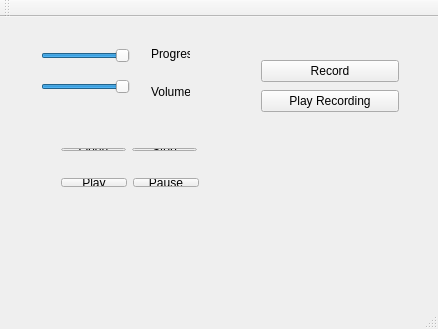
<?xml version="1.0" encoding="UTF-8"?>
<ui version="4.0">
 <class>MainWindow</class>
 <widget class="QMainWindow" name="MainWindow">
  <property name="geometry">
   <rect>
    <x>0</x>
    <y>0</y>
    <width>438</width>
    <height>329</height>
   </rect>
  </property>
  <property name="windowTitle">
   <string>MainWindow</string>
  </property>
  <widget class="QWidget" name="centralWidget">
   <widget class="QWidget" name="layoutWidget">
    <property name="geometry">
     <rect>
      <x>50</x>
      <y>120</y>
      <width>158</width>
      <height>25</height>
     </rect>
    </property>
    <layout class="QHBoxLayout" name="horizontalLayout">
     <item>
      <widget class="QPushButton" name="openButton">
       <property name="text">
        <string>Open</string>
       </property>
      </widget>
     </item>
     <item>
      <widget class="QPushButton" name="stopButton">
       <property name="text">
        <string>Stop</string>
       </property>
      </widget>
     </item>
    </layout>
   </widget>
   <widget class="QWidget" name="layoutWidget">
    <property name="geometry">
     <rect>
      <x>30</x>
      <y>10</y>
      <width>111</width>
      <height>90</height>
     </rect>
    </property>
    <layout class="QVBoxLayout" name="verticalLayout">
     <item>
      <widget class="QSlider" name="progressSlider">
       <property name="maximum">
        <number>100</number>
       </property>
       <property name="value">
        <number>100</number>
       </property>
       <property name="orientation">
        <enum>Qt::Horizontal</enum>
       </property>
      </widget>
     </item>
     <item>
      <widget class="QSlider" name="volumeSlider">
       <property name="maximum">
        <number>100</number>
       </property>
       <property name="value">
        <number>100</number>
       </property>
       <property name="orientation">
        <enum>Qt::Horizontal</enum>
       </property>
      </widget>
     </item>
    </layout>
   </widget>
   <widget class="QWidget" name="verticalLayoutWidget">
    <property name="geometry">
     <rect>
      <x>140</x>
      <y>10</y>
      <width>61</width>
      <height>91</height>
     </rect>
    </property>
    <layout class="QVBoxLayout" name="verticalLayout_2">
     <item>
      <widget class="QLabel" name="progressLabel">
       <property name="text">
        <string>Progress</string>
       </property>
      </widget>
     </item>
     <item>
      <widget class="QLabel" name="volumeLabel">
       <property name="text">
        <string>Volume</string>
       </property>
      </widget>
     </item>
    </layout>
   </widget>
   <widget class="QWidget" name="horizontalLayoutWidget">
    <property name="geometry">
     <rect>
      <x>50</x>
      <y>150</y>
      <width>160</width>
      <height>31</height>
     </rect>
    </property>
    <layout class="QHBoxLayout" name="horizontalLayout_3">
     <item>
      <widget class="QPushButton" name="playButton">
       <property name="text">
        <string>Play</string>
       </property>
      </widget>
     </item>
     <item>
      <widget class="QPushButton" name="pauseButton">
       <property name="text">
        <string>Pause</string>
       </property>
      </widget>
     </item>
    </layout>
   </widget>
   <widget class="QWidget" name="verticalLayoutWidget_2">
    <property name="geometry">
     <rect>
      <x>250</x>
      <y>30</y>
      <width>160</width>
      <height>80</height>
     </rect>
    </property>
    <layout class="QVBoxLayout" name="verticalLayout_4">
     <item>
      <widget class="QPushButton" name="recordButton">
       <property name="text">
        <string>Record</string>
       </property>
      </widget>
     </item>
     <item>
      <widget class="QPushButton" name="playRecordingButton">
       <property name="text">
        <string>Play Recording</string>
       </property>
      </widget>
     </item>
    </layout>
   </widget>
   <zorder>layoutWidget</zorder>
   <zorder>layoutWidget</zorder>
   <zorder>verticalLayoutWidget</zorder>
   <zorder>horizontalLayoutWidget</zorder>
   <zorder>progressLabel</zorder>
   <zorder>verticalLayoutWidget_2</zorder>
  </widget>
  <widget class="QMenuBar" name="menuBar">
   <property name="geometry">
    <rect>
     <x>0</x>
     <y>0</y>
     <width>438</width>
     <height>21</height>
    </rect>
   </property>
  </widget>
  <widget class="QToolBar" name="mainToolBar">
   <attribute name="toolBarArea">
    <enum>TopToolBarArea</enum>
   </attribute>
   <attribute name="toolBarBreak">
    <bool>false</bool>
   </attribute>
  </widget>
  <widget class="QStatusBar" name="statusBar"/>
 </widget>
 <layoutdefault spacing="6" margin="11"/>
 <resources/>
 <connections/>
</ui>
